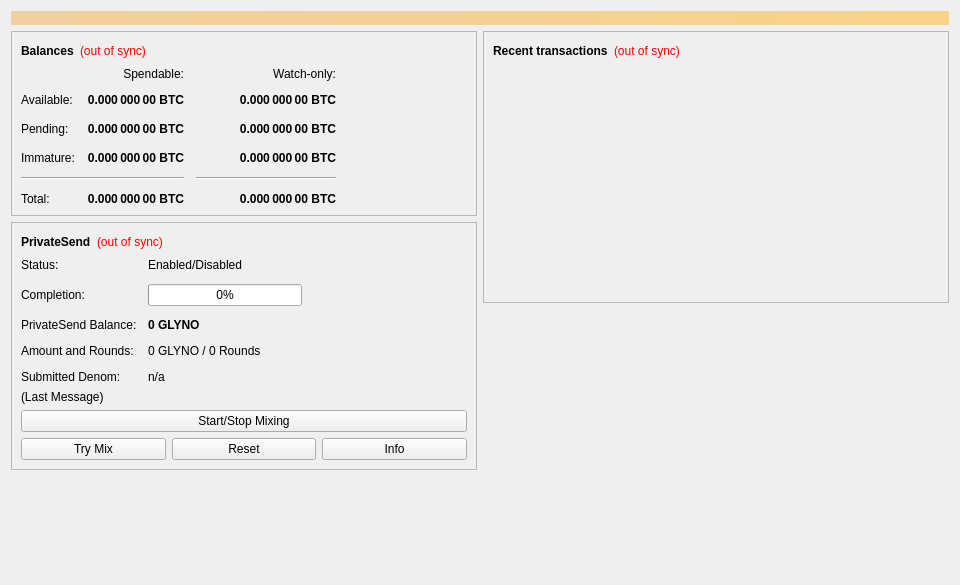
<?xml version="1.0" encoding="UTF-8"?>
<ui version="4.0">
 <class>OverviewPage</class>
 <widget class="QWidget" name="OverviewPage">
  <property name="geometry">
   <rect>
    <x>0</x>
    <y>0</y>
    <width>960</width>
    <height>585</height>
   </rect>
  </property>
  <property name="minimumSize">
   <size>
    <width>960</width>
    <height>0</height>
   </size>
  </property>
  <property name="windowTitle">
   <string>Form</string>
  </property>
  <layout class="QVBoxLayout" name="topLayout">
   <item>
    <widget class="QLabel" name="labelAlerts">
     <property name="visible">
      <bool>false</bool>
     </property>
     <property name="styleSheet">
      <string notr="true">QLabel { background-color: qlineargradient(x1: 0, y1: 0, x2: 1, y2: 0, stop:0 #F0D0A0, stop:1 #F8D488); color:#000000; }</string>
     </property>
     <property name="wordWrap">
      <bool>true</bool>
     </property>
     <property name="margin">
      <number>3</number>
     </property>
     <property name="textInteractionFlags">
      <set>Qt::TextSelectableByMouse</set>
     </property>
    </widget>
   </item>
   <item>
    <layout class="QHBoxLayout" name="horizontalLayout" stretch="1,1">
     <item>
      <layout class="QVBoxLayout" name="verticalLayout_2">
       <item>
        <widget class="QFrame" name="frame">
         <property name="frameShape">
          <enum>QFrame::StyledPanel</enum>
         </property>
         <property name="frameShadow">
          <enum>QFrame::Raised</enum>
         </property>
         <layout class="QVBoxLayout" name="verticalLayout_4">
          <item>
           <layout class="QHBoxLayout" name="horizontalLayout_4">
            <item>
             <widget class="QLabel" name="label_5">
              <property name="font">
               <font>
                <weight>75</weight>
                <bold>true</bold>
               </font>
              </property>
              <property name="text">
               <string>Balances</string>
              </property>
             </widget>
            </item>
            <item>
             <widget class="QLabel" name="labelWalletStatus">
              <property name="toolTip">
               <string>The displayed information may be out of date. Your wallet automatically synchronizes with the GLYNO network after a connection is established, but this process has not completed yet.</string>
              </property>
              <property name="styleSheet">
               <string notr="true">QLabel { color: red; }</string>
              </property>
              <property name="text">
               <string notr="true">(out of sync)</string>
              </property>
              <property name="alignment">
               <set>Qt::AlignLeading|Qt::AlignLeft|Qt::AlignVCenter</set>
              </property>
             </widget>
            </item>
            <item>
             <spacer name="horizontalSpacer_3">
              <property name="orientation">
               <enum>Qt::Horizontal</enum>
              </property>
              <property name="sizeHint" stdset="0">
               <size>
                <width>40</width>
                <height>20</height>
               </size>
              </property>
             </spacer>
            </item>
           </layout>
          </item>
          <item>
           <layout class="QGridLayout" name="gridLayout">
            <property name="spacing">
             <number>12</number>
            </property>
            <item row="2" column="2">
             <widget class="QLabel" name="labelWatchPending">
              <property name="font">
               <font>
                <weight>75</weight>
                <bold>true</bold>
               </font>
              </property>
              <property name="cursor">
               <cursorShape>IBeamCursor</cursorShape>
              </property>
              <property name="toolTip">
               <string>Unconfirmed transactions to watch-only addresses</string>
              </property>
              <property name="text">
               <string notr="true">0.000 000 00 BTC</string>
              </property>
              <property name="alignment">
               <set>Qt::AlignRight|Qt::AlignTrailing|Qt::AlignVCenter</set>
              </property>
              <property name="textInteractionFlags">
               <set>Qt::LinksAccessibleByMouse|Qt::TextSelectableByKeyboard|Qt::TextSelectableByMouse</set>
              </property>
             </widget>
            </item>
            <item row="2" column="1">
             <widget class="QLabel" name="labelUnconfirmed">
              <property name="font">
               <font>
                <weight>75</weight>
                <bold>true</bold>
               </font>
              </property>
              <property name="cursor">
               <cursorShape>IBeamCursor</cursorShape>
              </property>
              <property name="toolTip">
               <string>Total of transactions that have yet to be confirmed, and do not yet count toward the spendable balance</string>
              </property>
              <property name="text">
               <string notr="true">0.000 000 00 BTC</string>
              </property>
              <property name="alignment">
               <set>Qt::AlignRight|Qt::AlignTrailing|Qt::AlignVCenter</set>
              </property>
              <property name="textInteractionFlags">
               <set>Qt::LinksAccessibleByMouse|Qt::TextSelectableByKeyboard|Qt::TextSelectableByMouse</set>
              </property>
             </widget>
            </item>
            <item row="3" column="2">
             <widget class="QLabel" name="labelWatchImmature">
              <property name="font">
               <font>
                <weight>75</weight>
                <bold>true</bold>
               </font>
              </property>
              <property name="cursor">
               <cursorShape>IBeamCursor</cursorShape>
              </property>
              <property name="toolTip">
               <string>Mined balance in watch-only addresses that has not yet matured</string>
              </property>
              <property name="text">
               <string notr="true">0.000 000 00 BTC</string>
              </property>
              <property name="alignment">
               <set>Qt::AlignRight|Qt::AlignTrailing|Qt::AlignVCenter</set>
              </property>
              <property name="textInteractionFlags">
               <set>Qt::LinksAccessibleByMouse|Qt::TextSelectableByKeyboard|Qt::TextSelectableByMouse</set>
              </property>
             </widget>
            </item>
            <item row="4" column="0" colspan="2">
             <widget class="Line" name="lineSpendableBalance">
              <property name="orientation">
               <enum>Qt::Horizontal</enum>
              </property>
             </widget>
            </item>
            <item row="4" column="2">
             <widget class="Line" name="lineWatchBalance">
              <property name="sizePolicy">
               <sizepolicy hsizetype="Preferred" vsizetype="Fixed">
                <horstretch>0</horstretch>
                <verstretch>0</verstretch>
               </sizepolicy>
              </property>
              <property name="minimumSize">
               <size>
                <width>140</width>
                <height>0</height>
               </size>
              </property>
              <property name="orientation">
               <enum>Qt::Horizontal</enum>
              </property>
             </widget>
            </item>
            <item row="5" column="0">
             <widget class="QLabel" name="labelTotalText">
              <property name="text">
               <string>Total:</string>
              </property>
             </widget>
            </item>
            <item row="3" column="1">
             <widget class="QLabel" name="labelImmature">
              <property name="font">
               <font>
                <weight>75</weight>
                <bold>true</bold>
               </font>
              </property>
              <property name="cursor">
               <cursorShape>IBeamCursor</cursorShape>
              </property>
              <property name="toolTip">
               <string>Mined balance that has not yet matured</string>
              </property>
              <property name="text">
               <string notr="true">0.000 000 00 BTC</string>
              </property>
              <property name="alignment">
               <set>Qt::AlignRight|Qt::AlignTrailing|Qt::AlignVCenter</set>
              </property>
              <property name="textInteractionFlags">
               <set>Qt::LinksAccessibleByMouse|Qt::TextSelectableByKeyboard|Qt::TextSelectableByMouse</set>
              </property>
             </widget>
            </item>
            <item row="2" column="3">
             <spacer name="horizontalSpacer_2">
              <property name="orientation">
               <enum>Qt::Horizontal</enum>
              </property>
              <property name="sizeHint" stdset="0">
               <size>
                <width>40</width>
                <height>20</height>
               </size>
              </property>
             </spacer>
            </item>
            <item row="3" column="0">
             <widget class="QLabel" name="labelImmatureText">
              <property name="text">
               <string>Immature:</string>
              </property>
             </widget>
            </item>
            <item row="5" column="1">
             <widget class="QLabel" name="labelTotal">
              <property name="font">
               <font>
                <weight>75</weight>
                <bold>true</bold>
               </font>
              </property>
              <property name="cursor">
               <cursorShape>IBeamCursor</cursorShape>
              </property>
              <property name="toolTip">
               <string>Your current total balance</string>
              </property>
              <property name="text">
               <string notr="true">0.000 000 00 BTC</string>
              </property>
              <property name="alignment">
               <set>Qt::AlignRight|Qt::AlignTrailing|Qt::AlignVCenter</set>
              </property>
              <property name="textInteractionFlags">
               <set>Qt::LinksAccessibleByMouse|Qt::TextSelectableByKeyboard|Qt::TextSelectableByMouse</set>
              </property>
             </widget>
            </item>
            <item row="5" column="2">
             <widget class="QLabel" name="labelWatchTotal">
              <property name="font">
               <font>
                <weight>75</weight>
                <bold>true</bold>
               </font>
              </property>
              <property name="cursor">
               <cursorShape>IBeamCursor</cursorShape>
              </property>
              <property name="toolTip">
               <string>Current total balance in watch-only addresses</string>
              </property>
              <property name="text">
               <string notr="true">0.000 000 00 BTC</string>
              </property>
              <property name="alignment">
               <set>Qt::AlignRight|Qt::AlignTrailing|Qt::AlignVCenter</set>
              </property>
              <property name="textInteractionFlags">
               <set>Qt::LinksAccessibleByMouse|Qt::TextSelectableByKeyboard|Qt::TextSelectableByMouse</set>
              </property>
             </widget>
            </item>
            <item row="0" column="2">
             <widget class="QLabel" name="labelWatchonly">
              <property name="text">
               <string>Watch-only:</string>
              </property>
              <property name="alignment">
               <set>Qt::AlignRight|Qt::AlignTrailing|Qt::AlignVCenter</set>
              </property>
             </widget>
            </item>
            <item row="1" column="0">
             <widget class="QLabel" name="labelBalanceText">
              <property name="text">
               <string>Available:</string>
              </property>
             </widget>
            </item>
            <item row="1" column="1">
             <widget class="QLabel" name="labelBalance">
              <property name="font">
               <font>
                <weight>75</weight>
                <bold>true</bold>
               </font>
              </property>
              <property name="cursor">
               <cursorShape>IBeamCursor</cursorShape>
              </property>
              <property name="toolTip">
               <string>Your current spendable balance</string>
              </property>
              <property name="text">
               <string notr="true">0.000 000 00 BTC</string>
              </property>
              <property name="alignment">
               <set>Qt::AlignRight|Qt::AlignTrailing|Qt::AlignVCenter</set>
              </property>
              <property name="textInteractionFlags">
               <set>Qt::LinksAccessibleByMouse|Qt::TextSelectableByKeyboard|Qt::TextSelectableByMouse</set>
              </property>
             </widget>
            </item>
            <item row="1" column="2">
             <widget class="QLabel" name="labelWatchAvailable">
              <property name="font">
               <font>
                <weight>75</weight>
                <bold>true</bold>
               </font>
              </property>
              <property name="cursor">
               <cursorShape>IBeamCursor</cursorShape>
              </property>
              <property name="toolTip">
               <string>Your current balance in watch-only addresses</string>
              </property>
              <property name="text">
               <string notr="true">0.000 000 00 BTC</string>
              </property>
              <property name="alignment">
               <set>Qt::AlignRight|Qt::AlignTrailing|Qt::AlignVCenter</set>
              </property>
              <property name="textInteractionFlags">
               <set>Qt::LinksAccessibleByMouse|Qt::TextSelectableByKeyboard|Qt::TextSelectableByMouse</set>
              </property>
             </widget>
            </item>
            <item row="2" column="0">
             <widget class="QLabel" name="labelPendingText">
              <property name="text">
               <string>Pending:</string>
              </property>
             </widget>
            </item>
            <item row="0" column="1">
             <widget class="QLabel" name="labelSpendable">
              <property name="text">
               <string>Spendable:</string>
              </property>
              <property name="alignment">
               <set>Qt::AlignRight|Qt::AlignTrailing|Qt::AlignVCenter</set>
              </property>
             </widget>
            </item>
           </layout>
          </item>
         </layout>
        </widget>
       </item>
       <item>
        <widget class="QFrame" name="framePrivateSend">
         <property name="layoutDirection">
          <enum>Qt::LeftToRight</enum>
         </property>
         <property name="frameShape">
          <enum>QFrame::StyledPanel</enum>
         </property>
         <property name="frameShadow">
          <enum>QFrame::Raised</enum>
         </property>
         <layout class="QVBoxLayout" name="VerticalLayout_PS1">
          <item>
           <layout class="QHBoxLayout" name="horizontalLayout_5">
            <item>
             <widget class="QLabel" name="labelPrivateSendHeader">
              <property name="font">
               <font>
                <weight>75</weight>
                <bold>true</bold>
               </font>
              </property>
              <property name="text">
               <string>PrivateSend</string>
              </property>
             </widget>
            </item>
            <item>
             <widget class="QLabel" name="labelPrivateSendSyncStatus">
              <property name="toolTip">
               <string>The displayed information may be out of date. Your wallet automatically synchronizes with the GLYNO network after a connection is established, but this process has not completed yet.</string>
              </property>
              <property name="styleSheet">
               <string notr="true">QLabel { color: red; }</string>
              </property>
              <property name="text">
               <string notr="true">(out of sync)</string>
              </property>
              <property name="alignment">
               <set>Qt::AlignLeading|Qt::AlignLeft|Qt::AlignVCenter</set>
              </property>
             </widget>
            </item>
            <item>
             <spacer name="horizontalSpacer_4">
              <property name="orientation">
               <enum>Qt::Horizontal</enum>
              </property>
              <property name="sizeHint" stdset="0">
               <size>
                <width>40</width>
                <height>20</height>
               </size>
              </property>
             </spacer>
            </item>
           </layout>
          </item>
          <item>
           <layout class="QFormLayout" name="privateSendFormLayout">
            <property name="fieldGrowthPolicy">
             <enum>QFormLayout::AllNonFixedFieldsGrow</enum>
            </property>
            <property name="horizontalSpacing">
             <number>11</number>
            </property>
            <property name="verticalSpacing">
             <number>12</number>
            </property>
            <item row="0" column="0">
             <widget class="QLabel" name="labelPrivateSendEnabledText">
              <property name="text">
               <string>Status:</string>
              </property>
             </widget>
            </item>
            <item row="0" column="1">
             <widget class="QLabel" name="labelPrivateSendEnabled">
              <property name="text">
               <string>Enabled/Disabled</string>
              </property>
             </widget>
            </item>
            <item row="1" column="0">
             <widget class="QLabel" name="labelCompletitionText">
              <property name="text">
               <string>Completion:</string>
              </property>
             </widget>
            </item>
            <item row="1" column="1">
             <widget class="QProgressBar" name="privateSendProgress">
              <property name="maximumSize">
               <size>
                <width>154</width>
                <height>16777215</height>
               </size>
              </property>
              <property name="value">
               <number>0</number>
              </property>
             </widget>
            </item>
            <item row="2" column="0">
             <widget class="QLabel" name="labelAnonymizedText">
              <property name="text">
               <string>PrivateSend Balance:</string>
              </property>
             </widget>
            </item>
            <item row="2" column="1">
             <widget class="QLabel" name="labelAnonymized">
              <property name="font">
               <font>
                <weight>75</weight>
                <bold>true</bold>
               </font>
              </property>
              <property name="text">
               <string notr="true">0 GLYNO</string>
              </property>
             </widget>
            </item>
            <item row="3" column="0">
             <widget class="QLabel" name="labelAmountAndRoundsText">
              <property name="text">
               <string>Amount and Rounds:</string>
              </property>
             </widget>
            </item>
            <item row="3" column="1">
             <widget class="QLabel" name="labelAmountRounds">
              <property name="text">
               <string>0 GLYNO / 0 Rounds</string>
              </property>
             </widget>
            </item>
            <item row="4" column="0">
             <widget class="QLabel" name="labelSubmittedDenomText">
              <property name="text">
               <string>Submitted Denom:</string>
              </property>
             </widget>
            </item>
            <item row="4" column="1">
             <widget class="QLabel" name="labelSubmittedDenom">
              <property name="toolTip">
               <string>The denominations you submitted to the Masternode.&lt;br&gt;To mix, other users must submit the exact same denominations.</string>
              </property>
              <property name="text">
               <string>n/a</string>
              </property>
             </widget>
            </item>
           </layout>
          </item>
          <item>
           <layout class="QVBoxLayout" name="VerticalLayout_PS">
            <item>
             <widget class="QLabel" name="labelPrivateSendLastMessage">
              <property name="text">
               <string>(Last Message)</string>
              </property>
              <property name="alignment">
               <set>Qt::AlignLeading|Qt::AlignLeft|Qt::AlignTop</set>
              </property>
              <property name="wordWrap">
               <bool>true</bool>
              </property>
             </widget>
            </item>
            <item>
             <widget class="QPushButton" name="togglePrivateSend">
              <property name="sizePolicy">
               <sizepolicy hsizetype="MinimumExpanding" vsizetype="Fixed">
                <horstretch>0</horstretch>
                <verstretch>0</verstretch>
               </sizepolicy>
              </property>
              <property name="text">
               <string>Start/Stop Mixing</string>
              </property>
             </widget>
            </item>
            <item>
             <layout class="QHBoxLayout" name="horizontalLayout_debugbuttons">
              <item>
               <widget class="QPushButton" name="privateSendAuto">
                <property name="sizePolicy">
                 <sizepolicy hsizetype="MinimumExpanding" vsizetype="Fixed">
                  <horstretch>0</horstretch>
                  <verstretch>0</verstretch>
                 </sizepolicy>
                </property>
                <property name="toolTip">
                 <string>Try to manually submit a PrivateSend request.</string>
                </property>
                <property name="text">
                 <string>Try Mix</string>
                </property>
               </widget>
              </item>
              <item>
               <widget class="QPushButton" name="privateSendReset">
                <property name="sizePolicy">
                 <sizepolicy hsizetype="MinimumExpanding" vsizetype="Fixed">
                  <horstretch>0</horstretch>
                  <verstretch>0</verstretch>
                 </sizepolicy>
                </property>
                <property name="toolTip">
                 <string>Reset the current status of PrivateSend (can interrupt PrivateSend if it's in the process of Mixing, which can cost you money!)</string>
                </property>
                <property name="autoFillBackground">
                 <bool>false</bool>
                </property>
                <property name="text">
                 <string>Reset</string>
                </property>
               </widget>
              </item>
              <item>
               <widget class="QPushButton" name="privateSendInfo">
                <property name="sizePolicy">
                 <sizepolicy hsizetype="MinimumExpanding" vsizetype="Fixed">
                  <horstretch>0</horstretch>
                  <verstretch>0</verstretch>
                 </sizepolicy>
                </property>
                <property name="toolTip">
                 <string>Information about PrivateSend and Mixing</string>
                </property>
                <property name="text">
                 <string>Info</string>
                </property>
               </widget>
              </item>
             </layout>
            </item>
           </layout>
          </item>
         </layout>
        </widget>
       </item>
       <item>
        <spacer name="verticalSpacer">
         <property name="orientation">
          <enum>Qt::Vertical</enum>
         </property>
         <property name="sizeHint" stdset="0">
          <size>
           <width>20</width>
           <height>40</height>
          </size>
         </property>
        </spacer>
       </item>
      </layout>
     </item>
     <item>
      <layout class="QVBoxLayout" name="verticalLayout_3">
       <item>
        <widget class="QFrame" name="frame_2">
         <property name="frameShape">
          <enum>QFrame::StyledPanel</enum>
         </property>
         <property name="frameShadow">
          <enum>QFrame::Raised</enum>
         </property>
         <layout class="QVBoxLayout" name="verticalLayout">
          <item>
           <layout class="QHBoxLayout" name="horizontalLayout_2">
            <item>
             <widget class="QLabel" name="label_4">
              <property name="font">
               <font>
                <weight>75</weight>
                <bold>true</bold>
               </font>
              </property>
              <property name="text">
               <string>Recent transactions</string>
              </property>
             </widget>
            </item>
            <item>
             <widget class="QLabel" name="labelTransactionsStatus">
              <property name="toolTip">
               <string>The displayed information may be out of date. Your wallet automatically synchronizes with the GLYNO network after a connection is established, but this process has not completed yet.</string>
              </property>
              <property name="styleSheet">
               <string notr="true">QLabel { color: red; }</string>
              </property>
              <property name="text">
               <string notr="true">(out of sync)</string>
              </property>
              <property name="alignment">
               <set>Qt::AlignLeading|Qt::AlignLeft|Qt::AlignVCenter</set>
              </property>
             </widget>
            </item>
            <item>
             <spacer name="horizontalSpacer">
              <property name="orientation">
               <enum>Qt::Horizontal</enum>
              </property>
              <property name="sizeHint" stdset="0">
               <size>
                <width>40</width>
                <height>20</height>
               </size>
              </property>
             </spacer>
            </item>
           </layout>
          </item>
          <item>
           <widget class="QListView" name="listTransactions">
            <property name="styleSheet">
             <string notr="true">QListView { background: transparent; }</string>
            </property>
            <property name="frameShape">
             <enum>QFrame::NoFrame</enum>
            </property>
            <property name="verticalScrollBarPolicy">
             <enum>Qt::ScrollBarAlwaysOff</enum>
            </property>
            <property name="horizontalScrollBarPolicy">
             <enum>Qt::ScrollBarAlwaysOff</enum>
            </property>
            <property name="selectionMode">
             <enum>QAbstractItemView::NoSelection</enum>
            </property>
           </widget>
          </item>
         </layout>
        </widget>
       </item>
       <item>
        <spacer name="verticalSpacer_2">
         <property name="orientation">
          <enum>Qt::Vertical</enum>
         </property>
         <property name="sizeHint" stdset="0">
          <size>
           <width>20</width>
           <height>40</height>
          </size>
         </property>
        </spacer>
       </item>
      </layout>
     </item>
    </layout>
   </item>
  </layout>
 </widget>
 <resources/>
 <connections/>
</ui>
